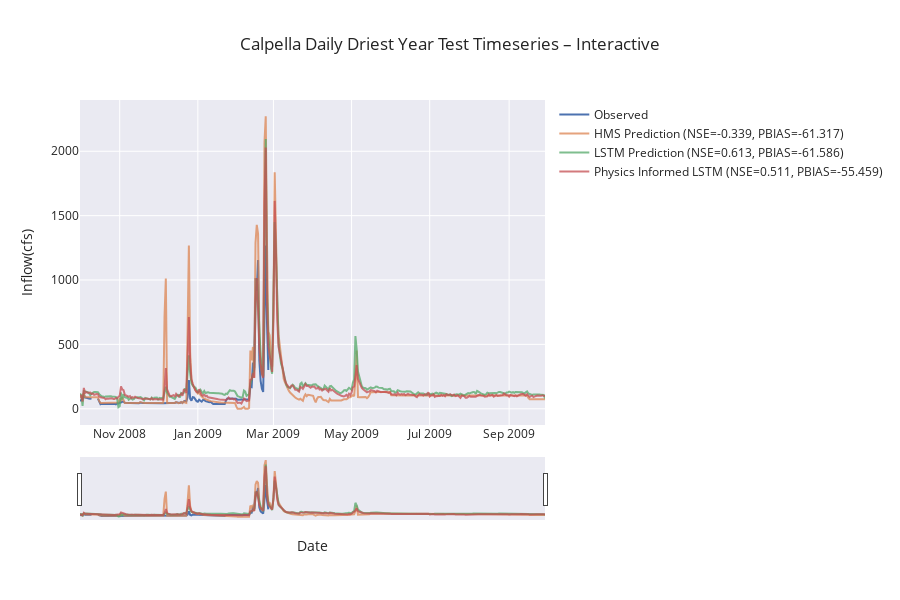

Notebook code cell kept with this figure:
### Code cell
if not skip_best_model_test:
    plot_timeseries_comparison(source=(no_physics_test_csv, physics_test_csv, path_to_physics_data), title="Calpella Daily Driest Year Test Timeseries – Interactive", backend="plotly", metrics=metric_list, start_date=dryest_start_test, end_date=dryest_end_test, metrics_out="calpella_daily_test_dry_metrics.csv", ts_out="calpella_daily_test_dry_combined_ts.csv", legend_font=12, axis_font=22)
else:
    plot_timeseries_comparison(source=combined_df, title="Calpella Daily Driest Year Test Timeseries – Interactive", backend="plotly", metrics=metric_list, start_date=dryest_start_test, end_date=dryest_end_test, metrics_out="calpella_daily_test_dry_metrics.csv", ts_out="calpella_daily_test_dry_combined_ts.csv", legend_font=12, axis_font=22)

### Figure 1 — Plotly figure (JSON) as saved in the notebook; plotly's stock layout.template omitted (floating-point values rounded to 4 significant figures; data arrays with more than 128 entries replaced by an {"elided": "..."} marker saying what was removed)
{"data": [{"line": {"width": 2}, "mode": "lines", "name": "Observed", "type": "scatter", "x": {"elided": "364 str values"}, "y": {"elided": "364 float values"}}, {"line": {"width": 2}, "mode": "lines", "name": "HMS Prediction (NSE=-0.339, PBIAS=-61.317)", "opacity": 0.75, "type": "scatter", "x": {"elided": "364 str values"}, "y": {"elided": "364 float values"}}, {"line": {"width": 2}, "mode": "lines", "name": "LSTM Prediction (NSE=0.613, PBIAS=-61.586)", "opacity": 0.75, "type": "scatter", "x": {"elided": "364 str values"}, "y": {"elided": "364 float values"}}, {"line": {"width": 2}, "mode": "lines", "name": "Physics Informed LSTM (NSE=0.511, PBIAS=-55.459)", "opacity": 0.75, "type": "scatter", "x": {"elided": "364 str values"}, "y": {"elided": "364 float values"}}], "layout": {"height": 600, "hovermode": "x unified", "legend": {"bgcolor": "rgba(0,0,0,0)", "font": {"size": 12}, "x": 1.02, "xanchor": "left", "y": 1, "yanchor": "top"}, "margin": {"r": 300}, "title": {"text": "Calpella Daily Driest Year Test Timeseries – Interactive"}, "xaxis": {"rangeslider": {"visible": true}, "title": {"text": "Date"}, "type": "date"}, "yaxis": {"title": {"text": "Inflow(cfs)"}}}}
